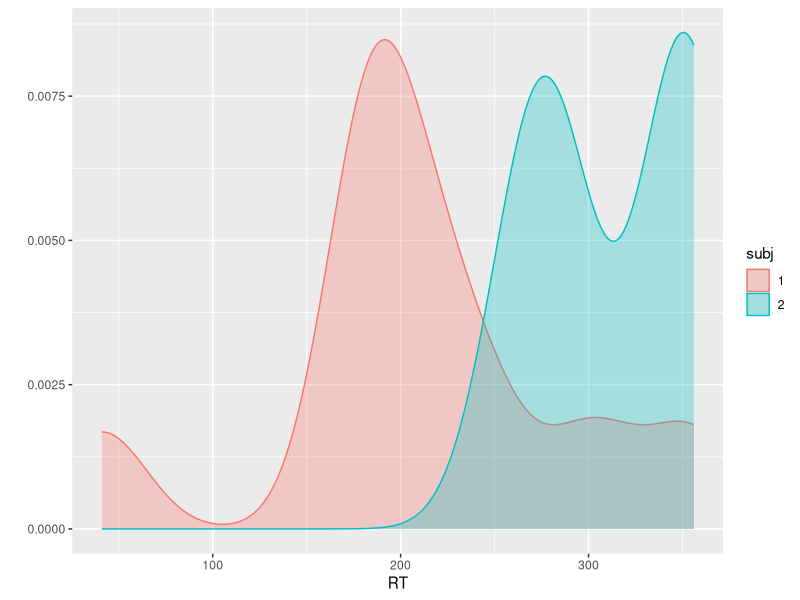
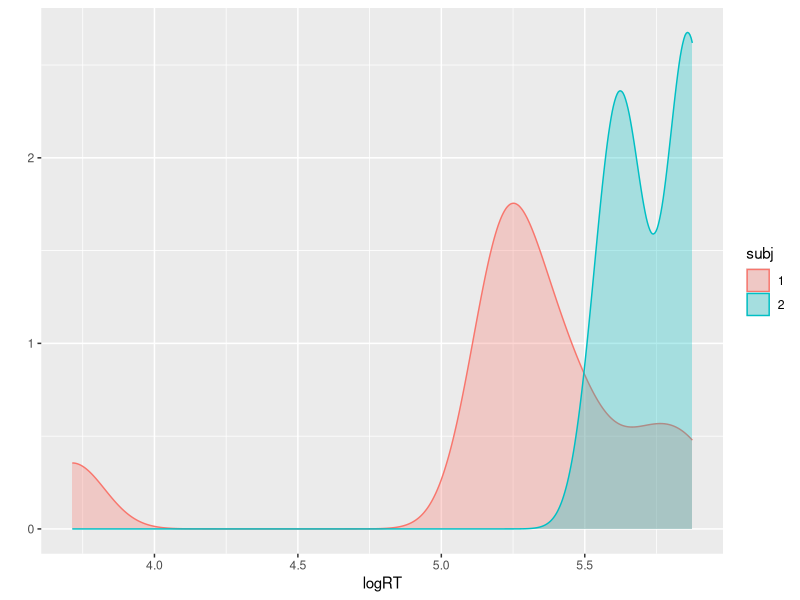

These charts were generated, in order, by the following R code: (Note: this script raises an error after producing the figures.)
# Hausaufgabe 09
# Isabelle Bartsch <bartschi@students.uni-marburg.de>
# 2014-05-17
# Dieses Werk ist lizenziert unter einer CC-BY-NC-SA Lizenz.


# Die nächsten Punkte sollten langsam automatisch sein...
# 1. Kopieren Sie diese Datei in Ihren Ordner (das können Sie innerhalb RStudio machen 
#    oder mit Explorer/Finder/usw.) und öffnen Sie die Kopie. Ab diesem Punkt arbeiten 
#    Sie mit der Kopie. Die Kopie bitte `hausaufgabe09.R` nennen und nicht `Kopie...`
# 2. Sie sehen jetzt im Git-Tab, dass der neue Ordner als unbekannt (mit gelbem Fragezeichen)
#    da steht. Geben Sie Git Bescheid, dass Sie die Änderungen im Ordner verfolgen möchten 
#    (auf Stage klicken). Die neue Datei steht automatisch da.
# 3. Machen Sie ein Commit mit den bisherigen Änderungen (schreiben Sie eine sinnvolle 
#    Message dazu -- sinnvoll bedeutet nicht unbedingt lang) und danach einen Push.
# 4. Ersetzen Sie meinen Namen oben mit Ihrem. Klicken auf Stage, um die Änderung zu merken.
# 5. Ändern Sie das Datum auf heute. (Seien Sie ehrlich! Ich kann das sowieso am Commit sehen.)
# 6. Sie sehen jetzt, dass es zwei Symbole in der Status-Spalte gibt, eins für den Zustand 
#    im *Staging Area* (auch als *Index* bekannt), eins für den Zustand im Vergleich zum 
#    Staging Area. Sie haben die Datei modifiziert, eine Änderung in das Staging Area aufgenommen,
#    und danach weitere Änderungen gemacht. Nur Änderungen im Staging Area werden in den Commit aufgenommen.
# 7. Stellen Sie die letzten Änderungen auch ins Staging Area und machen Sie einen Commit 
#    (immer mit sinnvoller Message!).
# 8. Vergessen Sie nicht am Ende, die Lizenz ggf. zu ändern!

# Um einiges leichter zu machen, sollten Sie auch die
# Datei punnkt_rt.tab aus dem Data-Ordner kopieren, stagen und commiten. Sie
# müssen ggf. Ihr Arbeitsverzeichnis setzen, wenn R die .tab-Datei nicht finden
# kann: 
# Session > Set Working Directory > Source File Location

# (Im folgenden müssen Sie die Code-Zeilen wieder aktiv setzen -- ich habe sie
# vorläufig auskommentiert, damit der Output beim ersten Beispiel sehr
# überschaubar war.)

# Weil wir uns immer die Daten auch grafisch anschauen, laden wir jetzt schon ggplot
library(ggplot2)
# car laden wir auch für später
library(car)
# car steht übrigens für "Companion to Appled Regression"

# und danach die Daten:
rt <- read.table("punkt_rt.tab",header=TRUE) 
# Die Daten sind Reaktionszeiten von zwei Versuchspersonen auf einen weißen
# Punkt auf einem schwarzen Bildschirm. Die Verzögerung (delay) zwischen Trials
# (Läufen) war zufällig und mitaugenommen. 

# (Wie würden Sie abschneiden? Wenn Sie wollen, können Sie das Experiment (im
# Data-Ordner) mit Hilfe der open source Software OpenSesame
# (http://osdoc.cogsci.nl/) auch zu Hause ausführen!)

# Wir schauen uns erst mal eine Zusammenfassung der Daten an:
print(summary(rt))

# Wir sehen sofort, dass R die Variabel "subj" als numerische Variable
# behandelt hat, obwohl sie eigentlich kategorisch ist. Das müssen wir ändern:
rt$subj <- as.factor(rt$subj)
# 
rt.plot <- qplot(x=RT,color=subj,fill=subj,data=rt, geom="density",alpha=I(0.3))
print(rt.plot)

# Haben die Daten der beiden Gruppen -- die wiederholten Messwerte der einzelnen
# Probanden bilden ja Gruppen -- homogene Varianz? Bevor Sie irgendwelche Tests 
# ausführen, schauen Sie sich nochmal die Grafik an. Haben beide Verteilungen in
# etwa die gleiche Streuung, auch wenn sich die Modalwerte (grafisch: höchste 
# Gipfel) unterscheiden? Sind die Gruppen beide normal verteilt? Hier müssen Sie
# keine Antwort geben, aber Sie sollten schon auf ein Stück Schmierpapier schreiben,
# was Sie da denken. Sie können dann nämlich sich selber nicht täuschen, dass
# Sie von vorneherein etwas behaupten haben.

# Berechnen Sie jetzt den F-Test:
print(var.test(rt$RT~rt$subj))

# Sind die Varianzen homogen? Vergessen Sie nicht, dass die Nullhypothese beim
# F-Test "Varianzen Ungleich" ist.
#Da der p-Wert 0,04 beträgt, sind die Varianzen homogen.

# Berechenen Sie den Levene Test:
print(leveneTest(rt$RT~rt$subj))

# Sind die Varianzen homogen? Vergessen Sie nicht, dass die Nullhypothese beim
# Levene Test "Varianzen Gleich" ist.
#Die Varianzen sind homogen, da der P-Wert 0,36 beträgt

# Für heterogene Varianzen haben wir eine Variante des  t-Tests gesehen, die
# eine Korrektur der Freiheitsgerade macht. Bei homogener Varianz sollten beide
# Variante ähnliche bzw. (fast) gleiche Ergebnisse liefern. Ist das hier der
# Fall?
subj1.RT <- rt[rt$subj == "1", "RT"]
subj2.RT<- rt[rt$subj == "2", "RT"]
two.sample <- t.test(subj1.RT, subj2.RT, var.equal=TRUE)
welch <- t.test(subj1.RT, subj2.RT)

print(two.sample)
print(welch)

# Das Ergebnis der verschiedenen Test-Funktionen in R ist übrigens eine Liste.
# Wir können das ausnutzen, um zu schauen, ob es einen Unterschied zwischen den
# beiden Testverfahren gab. Wenn die Varianz homogen war, sollten wir keinen
# Unterschied sehen:
t.diff <- welch$statistic - two.sample$statistic
print(paste("Die Differenz zwischen den beiden t-Werten ist",t.diff,"."))

# Sind die Daten normal verteilt? Wir berechnen Sie den Shapiro Test für erste Versuchsperson:
shapiro <- shapiro.test(rt[rt$subj==1,"RT"])
 
print(shapiro)

# Wir können auch "Entscheidungen" im Code treffen. Die Syntax dafür ist wie
# folgt -- die runden und geschweiften Klammern sind alle sehr wichtig!
if (shapiro$p.value > 0.05){
  print("Shapiro's test insignikant, die Daten sind normal verteilt.")
}else{
print("Shapiro's test signikant, die Daten sind nicht normal verteilt.")
 }

# Berechnen Sie Shapiro's Test für die andere Versuchsperson und drücken Sie mit
# einem if-Block aus, ob die Daten normal verteilt sind.

shapiro2 <- shapiro.test(rt[rt$subj==2,"RT"])
if (shapiro2$p.value > 0.05){
  print("Shapiro's test insignikant, die Daten sind normal verteilt.")
}else{
  print("Shapiro's test signikant, die Daten sind nicht normal verteilt.")
}

# Wir haben auch Transformationen bei schiefen Datenverteilungen angesprochen.
# Die logaritmische Verteilung ist ziemlich beliebt bei Reaktionszeitsdaten.

rt$logRT <- log(rt$RT)
print(summary(rt$logRT))
logrt.plot <-  qplot(x=logRT,color=subj,fill=subj,data=rt, geom="density",alpha=I(0.3))
print(logrt.plot)

# Sieht die Verteilung besser aus? Sind die Varianzen "homogener" geworden? 
# Berechnen Sie den F-Test und den Levene-Test für die logaritmisch skalierten 
# Daten. Nach jedem Test sollten Sie auch programmatisch (=durch if-Blöcke)
# ausdrücken, ob die Varianzen homogen sind.
Test1<- (var.test(rt$logRT~rt$subj))
print(Test1)
if (Test1$p.value > 0.05){
  print("F Test insignikant, die Daten sind normal verteilt.")
}else{
  print("F Test signikant, die Daten sind nicht normal verteilt.")
}

Test2 <- (leveneTest(rt$logRT~rt$subj))
print(Test2)
if (Test2>0){
  print("Levene´s test insignikant, die Daten sind normal verteilt.")
}else{
  print("Levene's test signikant, die Daten sind nicht normal verteilt.")
}
# Sind die Daten "normaler" gewordern? Berechnen Sie den Shapiro-Test für beide 
# Gruppen. Nach jeder Gruppe sollten Sie auch programmatisch (=durch if-Blöcke)
# ausdrücken, ob die Daten normal verteilt sind. 
# (Für die fortgeschrittenen: hier könnte man auch eine for-Schleife nutzen...)

shapiro.subj1.logRT<-shapiro.test(rt[rt$subj=="1","logRT"])
if (shapiro.subj1.logRT$p.value > 0.05){
  print("Shapiro's 2. test ist insignikant, die Daten sind normal verteilt.")
}else{
  print("Shapiro's 2.test ist signifikant, die Daten sind nicht normal verteilt.")
}
shapiro.subj2.logRT <- shapiro.test(rt[rt$subj==2,"logRT"])
if (shapiro.subj2.logRT$p.value > 0.05){
  print("Shapiro's 2. test ist insignikant, die Daten sind normal verteilt.")
}else{
  print("Shapiro's 2.test ist signifikant, die Daten sind nicht normal verteilt.")
}

# Hat die logarithmische Transformation insgesamt geholfen? Berechnen Sie zum
# Schluss den (Welch) t-Test für die logarithmischen Daten. Bekommen Sie das
# gleiche Ergebnisse wie bei den Ausgangsdaten?

subj1.logRT<-log(rt[rt$subj=="1","RT"])
subj2.logRT<-log(rt[rt$subj=="2","RT"])

welch<-t.test(subj1.logRT,subj2.logRT)
print(welch)
